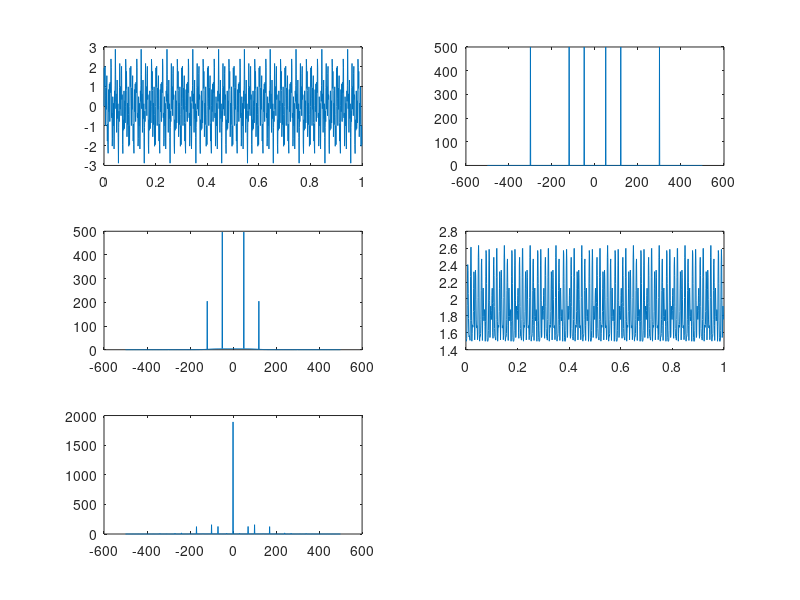

This chart was generated by the following MATLAB code:
fs=1000;
n=0:999;
x=sin(2*pi*50*n/fs)+sin(2*pi*120*n/fs)+sin(2*pi*300*n/fs);

N=length(x);
f=(-N/2:N/2-1)*(fs/N);

X=fftshift(abs(fft(x)));

[b,a]=butter(4,100/(fs/2),'low');
xf=filter(b,a,x);
XF=fftshift(abs(fft(xf)));

y=3./(1+exp(-(xf.^2)));

Y=fftshift(abs(fft(y)));

subplot(3,2,1)
plot(n/fs,x)

subplot(3,2,2)
plot(f,X)

subplot(3,2,3)
plot(f,XF)

subplot(3,2,4)
plot(n/fs,y)

subplot(3,2,5)
plot(f,Y)
